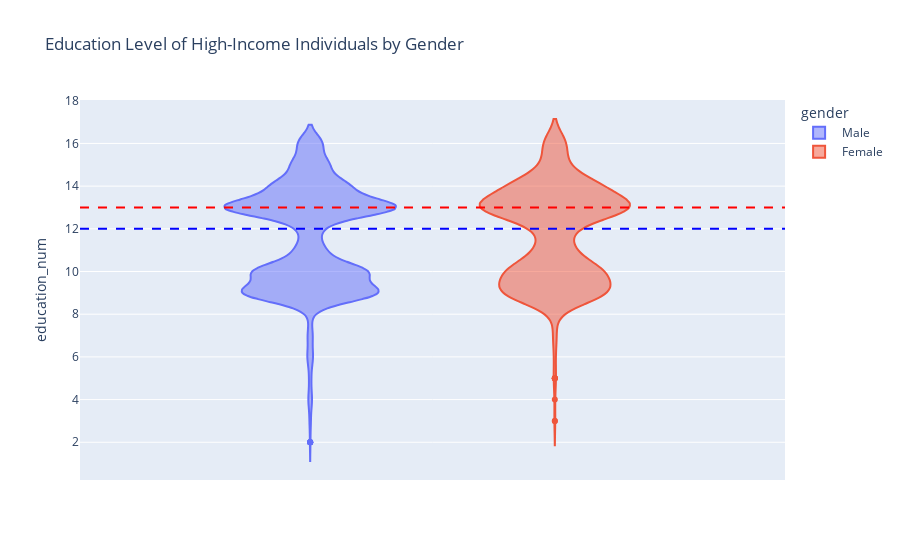

The cell this chart's notebook holds for it:
### Code cell
import plotly.express as px

# 过滤数据以获取高收入男性和高收入女性的教育程度信息
filtered_data = data[data['income'] == ' >50K']

# 使用 Plotly Express 创建小提琴图，将 'gender' 作为颜色分组
fig = px.violin(filtered_data, y='education_num', color='gender', title='Education Level of High-Income Individuals by Gender')

# 计算中位数
median_education_male = filtered_data[filtered_data['gender'] == ' Male']['education_num'].median()
median_education_female = filtered_data[filtered_data['gender'] == ' Female']['education_num'].median()

# 在图表上添加中位数标记
fig.add_hline(y=median_education_male, line_dash="dash", line_color="blue", name="Median Education (Male)")
fig.add_hline(y=median_education_female, line_dash="dash", line_color="red", name="Median Education (Female)")

fig.show()

### Figure 1 — Plotly figure (JSON) as saved in the notebook; plotly's stock layout.template omitted (floating-point values rounded to 4 significant figures; data arrays with more than 128 entries replaced by an {"elided": "..."} marker saying what was removed)
{"data": [{"alignmentgroup": "True", "box": {"visible": false}, "hovertemplate": "gender= Male<br>education_num=%{y}<extra></extra>", "legendgroup": " Male", "marker": {"color": "#636efa"}, "name": " Male", "offsetgroup": " Male", "orientation": "v", "scalegroup": "True", "showlegend": true, "type": "violin", "x0": " ", "xaxis": "x", "y": {"elided": "6662 int values"}, "y0": " ", "yaxis": "y"}, {"alignmentgroup": "True", "box": {"visible": false}, "hovertemplate": "gender= Female<br>education_num=%{y}<extra></extra>", "legendgroup": " Female", "marker": {"color": "#EF553B"}, "name": " Female", "offsetgroup": " Female", "orientation": "v", "scalegroup": "True", "showlegend": true, "type": "violin", "x0": " ", "xaxis": "x", "y": {"elided": "1179 int values"}, "y0": " ", "yaxis": "y"}], "layout": {"legend": {"title": {"text": "gender"}, "tracegroupgap": 0}, "shapes": [{"line": {"color": "blue", "dash": "dash"}, "name": "Median Education (Male)", "type": "line", "x0": 0, "x1": 1, "xref": "x domain", "y0": 12, "y1": 12, "yref": "y"}, {"line": {"color": "red", "dash": "dash"}, "name": "Median Education (Female)", "type": "line", "x0": 0, "x1": 1, "xref": "x domain", "y0": 13, "y1": 13, "yref": "y"}], "title": {"text": "Education Level of High-Income Individuals by Gender"}, "violinmode": "group", "xaxis": {"anchor": "y", "domain": [0, 1]}, "yaxis": {"anchor": "x", "domain": [0, 1], "title": {"text": "education_num"}}}}
